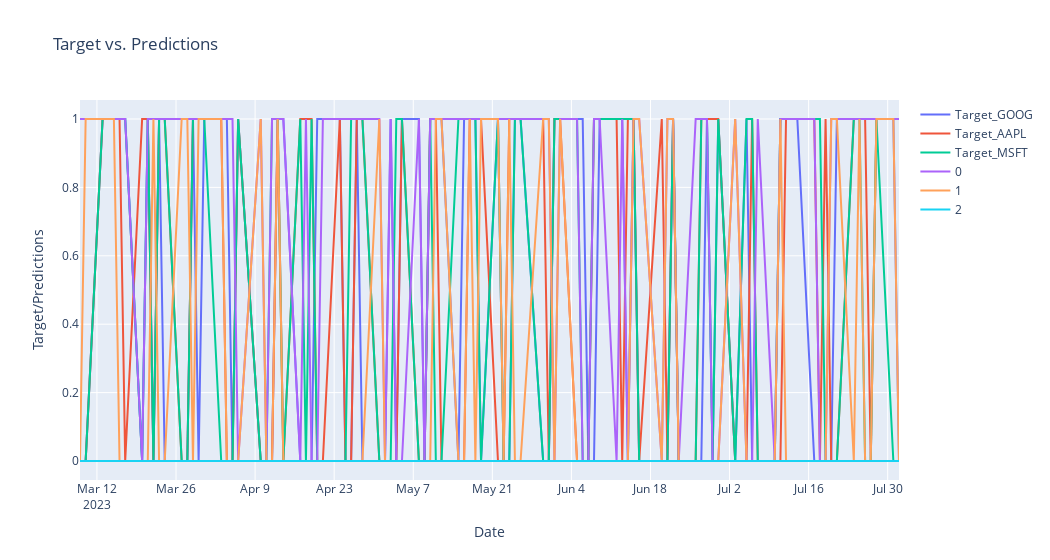

The notebook cell this image was saved under:
### Code cell
# PLOTLY FIGURE
fig = go.Figure()

for column in combined.columns:
    stock_name = column[1] 
    fig.add_trace(go.Scatter(x=combined.index, y=combined[column], mode='lines', name=stock_name))

fig.update_layout(title="Target vs. Predictions", xaxis_title="Date", yaxis_title="Target/Predictions", width=1050)


fig.show()
